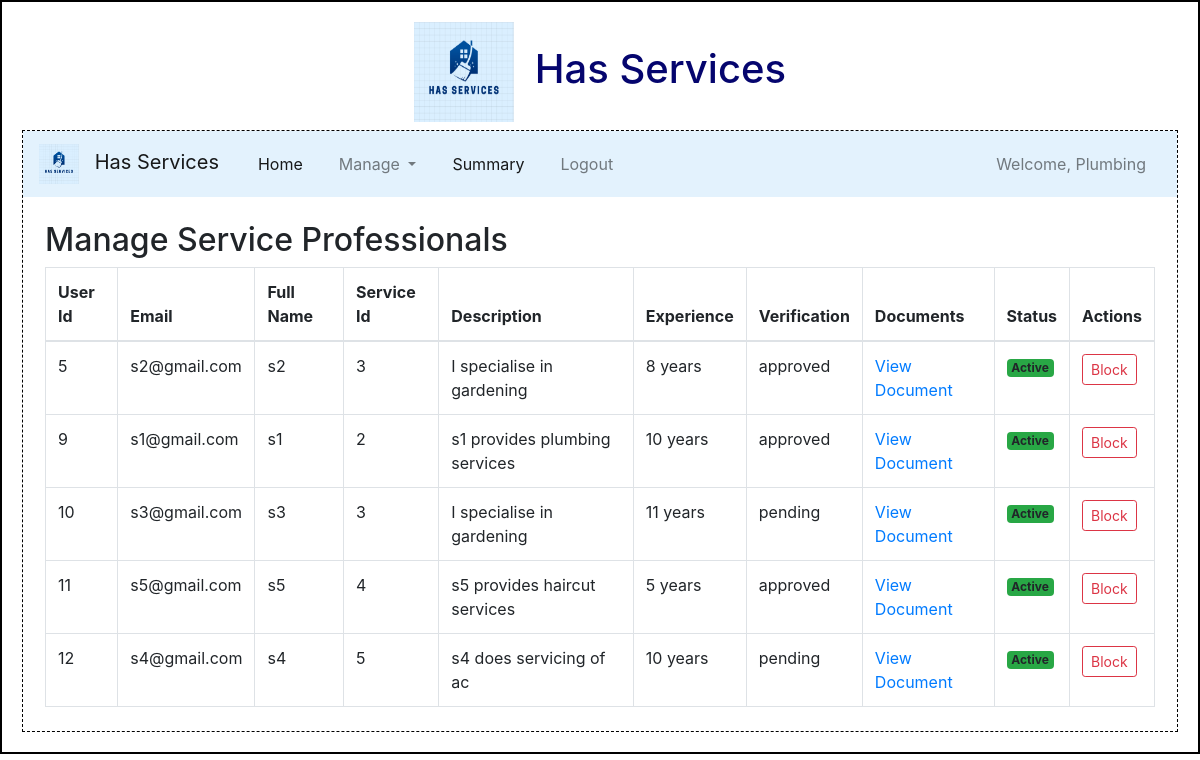
/admin/all_professionals/Plumbing, run on the app's committed database.
### backend/models.py (models this page shows)
class ServiceProfessional(db.Model):
    __tablename__ = "service_professionals"
    id = db.Column(db.Integer, primary_key=True)
    user_id = db.Column(db.Integer, db.ForeignKey('users.id'), nullable=False)
    email = db.Column(db.String, nullable=False)
    password = db.Column(db.String, nullable=False)
    full_name = db.Column(db.String, nullable=False)
    service_id = db.Column(db.String, db.ForeignKey('services.id'), nullable=False)
    description = db.Column(db.Text)
    experience = db.Column(db.String, nullable=False)
    price = db.Column(db.Integer, nullable = False)
    reviews = db.Column(db.Integer, default = 0)
    available_status = db.Column(db.Boolean, nullable = False,default=1)#1=Available, 0- Not Available
    profile_documents = db.Column(db.String, nullable=False)
    profile_status = db.Column(db.Boolean, nullable = False, default = 0) #0-Active , 1-Blocked
    verification = db.Column(db.String,default="pending")
    user = db.relationship('User',backref='service_professional',cascade='all,delete',lazy=True)
    sp_servicerequests = db.relationship('ServiceRequest', back_populates='professional', cascade='all,delete',lazy=True)

### backend/controllers.py (the view)
@app.route('/admin/all_professionals/<name>',methods=["POST","GET"])
def admin_all_professionals(name):
    professionals = ServiceProfessional.query.all()  # Retrieve all professionals
    return render_template('admin_viewprofessionals.html', professionals=professionals, name=name)

### Templates/admin_viewprofessionals.html
{% extends "admin_layout.html" %}
{% block content %}
<div class="container my-4">
    <h2>Manage Service Professionals</h2>
    <table class="table table-bordered">
        <thead>
        <tr>
            <th>User Id</th>
            <th>Email</th>
            <th>Full Name</th>
            <th>Service Id</th>
            <th>Description</th>
            <th>Experience</th>
            <th>Verification</th>
            <th>Documents</th>
            <th>Status</th>
            <th>Actions</th>
        </tr>
        </thead>
        <tbody>
        {% if professionals %}
        {% for professional in professionals %}
        <tr>
            <td>{{ professional.user_id }}</td>
            <td>{{ professional.email }}</td>
            <td>{{ professional.full_name }}</td>
            <td>{{ professional.service_id }}</td>
            <td>{{ professional.description }}</td>
            <td>{{ professional.experience }} years</td>
            <td>{{ professional.verification }}</td>
            <td>
            {% if professional.profile_documents %}
                {% if professional.profile_documents.endswith('.pdf') %}
                    <a href="{{ url_for('serve_professional_document', filename=professional.profile_documents) }}" target="_blank">View Document (PDF)</a>
                {% elif professional.profile_documents.endswith(('.jpg', '.jpeg', '.png')) %}
                    <img src="{{ url_for('serve_professional_document', filename=professional.profile_documents) }}" alt="Profile Document" style="width: 200px; height: auto;">
                {% else %}
                    <a href="{{ url_for('serve_professional_document', filename=professional.profile_documents) }}" target="_blank">View Document</a>
                {% endif %}
            {% else %}
                <p>No document uploaded</p>
            {% endif %}
            </td>
            <td>
                {% if professional.profile_status == 0 %}
                    <span class="badge bg-success">Active</span>
                {% else %}
                    <span class="badge bg-danger">Blocked</span>
                {% endif %}
            </td>
            <td>
                {% if professional.profile_status == 0 %}
                    <a href="/admin/block/professional/{{ professional.id }}/{{name}}" class="btn btn-sm btn-outline-danger">Block</a>
                {% else %}
                    <a href="/admin/unblock/professional/{{ professional.id }}/{{name}}" class="btn btn-sm btn-outline-success">Unblock</a>
                {% endif %}
            </td>
        </tr>
        {% endfor %}
        {% else %}
        <tr>
            <td colspan="10">No service professionals available.</td>
        </tr>
        {% endif %}
        </tbody>
    </table>
</div>
{% endblock %}

### static/styles/main.css (style rules this page uses)
* { margin: 0; padding: 0; box-sizing: border-box; }

### data on the page
ServiceProfessional: user_id "5", email "s2@gmail.com", full_name "s2", service_id "3", description "I specialise in gardening", experience "8", verification "approved", profile_status "Active"
ServiceProfessional: user_id "9", email "s1@gmail.com", full_name "s1", service_id "2", description "s1 provides plumbing services", experience "10", verification "approved", profile_status "Active"
ServiceProfessional: user_id "10", email "s3@gmail.com", full_name "s3", service_id "3", description "I specialise in gardening", experience "11", verification "pending", profile_status "Active"
ServiceProfessional: user_id "11", email "s5@gmail.com", full_name "s5", service_id "4", description "s5 provides haircut services", experience "5", verification "approved", profile_status "Active"
ServiceProfessional: user_id "12", email "s4@gmail.com", full_name "s4", service_id "5", description "s4 does servicing of ac", experience "10", verification "pending", profile_status "Active"

### other printed values
{{ name }} "Plumbing"
